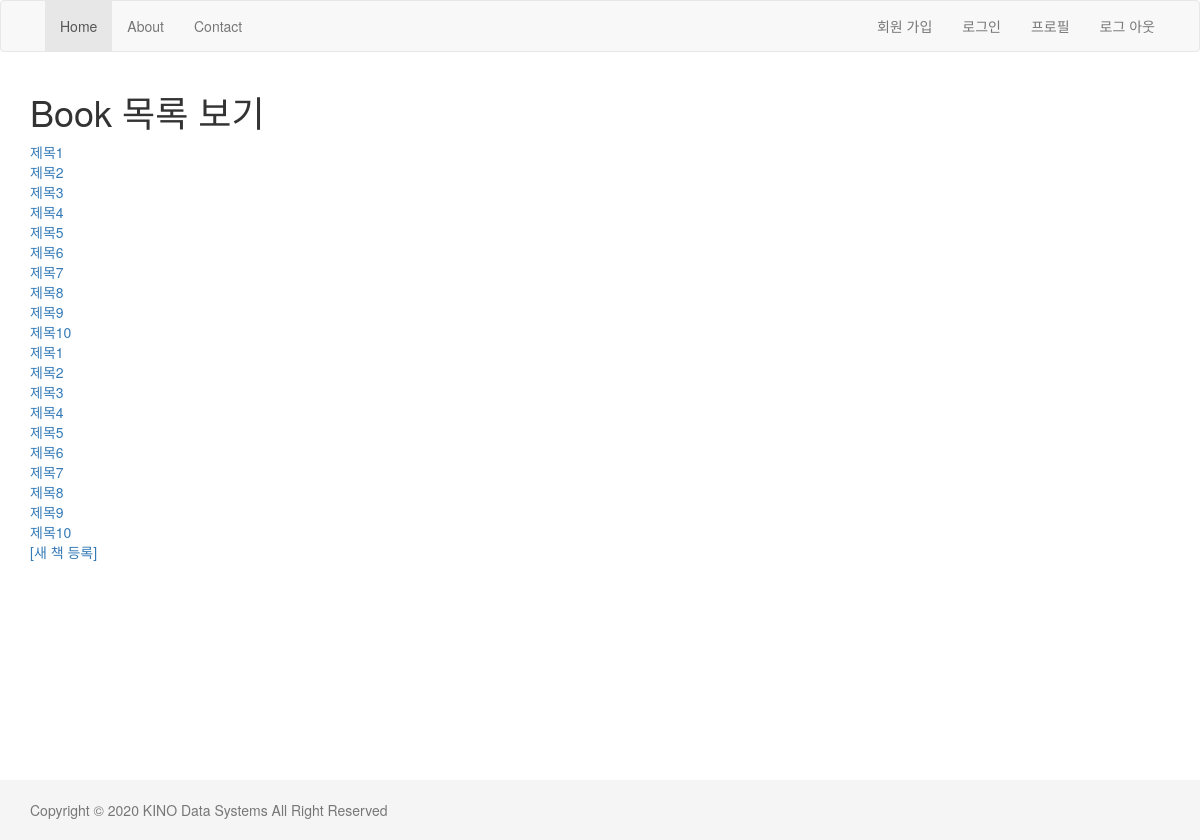
/book/, run on the app's committed database.
### book/models.py (models this page shows, shortened)
class Book(models.Model):
    title = models.CharField(max_length=100)
    author = models.CharField(max_length=100)
    publisher = models.CharField(max_length=100)

### book/templates/book/book_list.html (shortened to what this page needs)
{% extends "layout.html" %}
{% block content %}
    <h1>Book 목록 보기</h1>
    {% for book in book_list %}
        <a href="{% url 'book:detail' book.id %}"> {{book.title}}</a><br>
    {% endfor %}
    <a href="{% url 'book:create' %}">[새 책 등록]</a>
{% endblock %}

### templates/layout.html (style rules this page uses)
html { position: relative; min-height: 100% }
body { margin-bottom: 60px }

### data on the page
Book: title "제목1"
Book: title "제목2"
Book: title "제목3"
Book: title "제목4"
Book: title "제목5"
Book: title "제목6"
Book: title "제목7"
Book: title "제목8"
Book: title "제목9"
Book: title "제목10"
Book: title "제목1"
Book: title "제목2"
Book: title "제목3"
Book: title "제목4"
Book: title "제목5"
Book: title "제목6"
Book: title "제목7"
Book: title "제목8"
Book: title "제목9"
Book: title "제목10"
